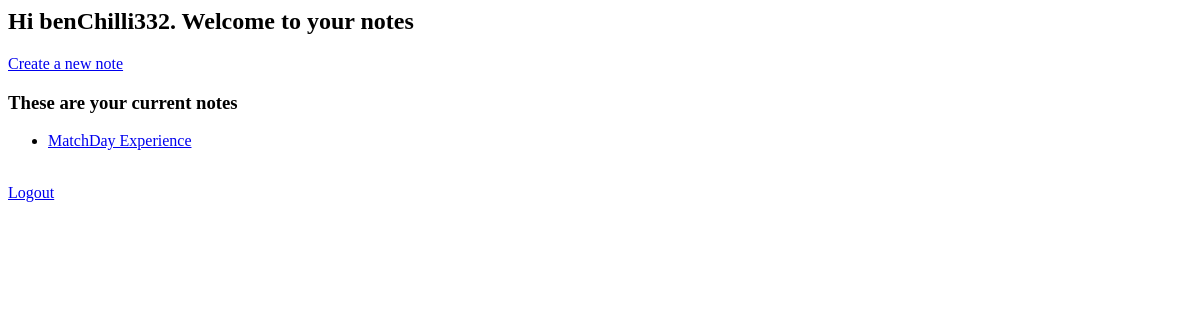
Before: /notes/home/ (signed in) with the older database file.
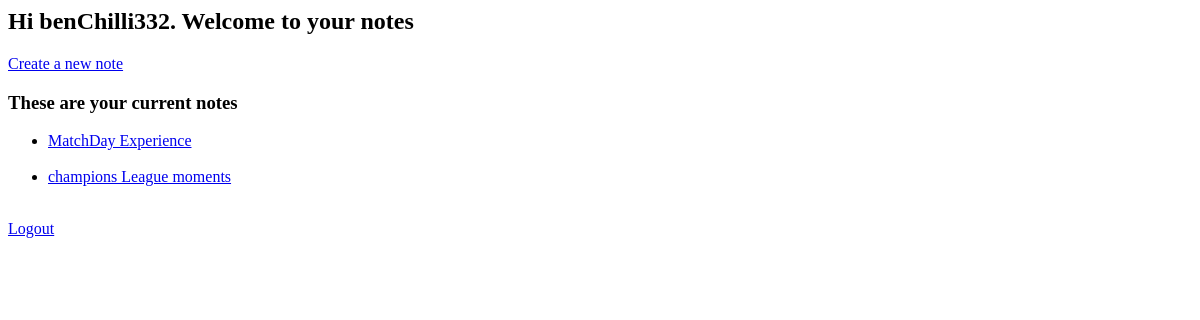
After: the same page with the newer database file.
### notes/models.py (models this page shows, shortened)
class Note(models.Model):
  title = models.CharField(max_length=30)
  noteText = models.TextField(blank=True)
  date = models.DateTimeField()
  user = models.ForeignKey(User, on_delete=models.CASCADE)

### notes/views.py (the view)
# urls.py: path('home/', views.home, name='home'),
def home(request):
  if(request.user.is_authenticated):
    username = request.user.username
    notes = Note.objects.all().filter(user = request.user)
    context = {
      'username': username,
      'notes': notes
    }
  return render(request, "notes/home.html", context)

### notes/templates/notes/home.html
<h2>Hi {{username}}.  Welcome to your notes</h2>
<a href="/notes/new">Create a new note</a><br>
{% if notes.exists %}
  <h3>These are your current notes</h3>
  <ul>
    {% for note in notes %}
      <li><a href="/notes/view/{{ note.id }}">{{ note.title }}</a></li><br/>
    {%endfor%}
  </ul>
{% endif %}
<a href="/logout">Logout</a>

Changed rows visible on the page:
added Note: title "champions League moments"
